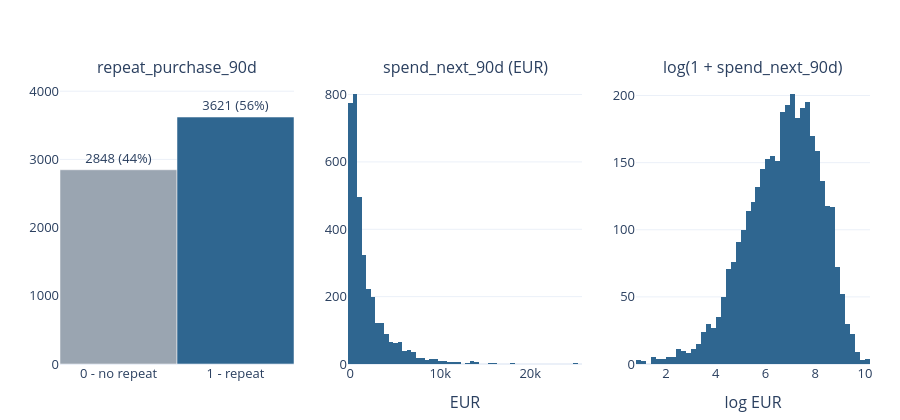

Source (notebook cell):
### Markdown cell above
## 2. The two targets

### Code cell
fig = make_subplots(rows=1, cols=3, subplot_titles=("repeat_purchase_90d", "spend_next_90d (EUR)",
                                                    "log(1 + spend_next_90d)"))
counts = df[TARGET].value_counts().sort_index()
fig.add_bar(x=["0 - no repeat", "1 - repeat"], y=counts.values, marker_color=[GREY, BLUE],
            text=[f"{v} ({v / len(df):.0%})" for v in counts.values], textposition="outside", row=1, col=1)

returned = df[df[TARGET] == 1]
fig.add_histogram(x=returned[SPEND].dropna(), nbinsx=60, marker_color=BLUE, row=1, col=2)
fig.add_histogram(x=np.log1p(returned[SPEND].dropna()), nbinsx=60, marker_color=BLUE, row=1, col=3)
fig.update_xaxes(title_text="EUR", row=1, col=2)
fig.update_xaxes(title_text="log EUR", row=1, col=3)
fig.update_yaxes(range=[0, counts.max() * 1.15], row=1, col=1)
fig.update_layout(showlegend=False, height=420)
fig.show()

print("Skewness raw:", round(returned[SPEND].skew(), 2), "| log:", round(np.log1p(returned[SPEND]).skew(), 2))
print("Spend present when target = 0:", df.loc[df[TARGET] == 0, SPEND].notna().sum())
print("Spend missing when target = 1:", returned[SPEND].isna().sum())

### Figure 1 — Plotly figure (JSON) as saved in the notebook; plotly's stock layout.template omitted (floating-point values rounded to 4 significant figures; data arrays with more than 128 entries replaced by an {"elided": "..."} marker saying what was removed)
{"data": [{"marker": {"color": ["#9aa5b1", "#2f6690"]}, "text": ["2848 (44%)", "3621 (56%)"], "textposition": "outside", "type": "bar", "x": ["0 - no repeat", "1 - repeat"], "xaxis": "x", "y": [2848, 3621], "yaxis": "y"}, {"marker": {"color": "#2f6690"}, "nbinsx": 60, "type": "histogram", "x": {"elided": "3601 float values"}, "xaxis": "x2", "yaxis": "y2"}, {"marker": {"color": "#2f6690"}, "nbinsx": 60, "type": "histogram", "x": {"elided": "3601 float values"}, "xaxis": "x3", "yaxis": "y3"}], "layout": {"annotations": [{"font": {"size": 16}, "showarrow": false, "text": "repeat_purchase_90d", "x": 0.1444, "xanchor": "center", "xref": "paper", "y": 1, "yanchor": "bottom", "yref": "paper"}, {"font": {"size": 16}, "showarrow": false, "text": "spend_next_90d (EUR)", "x": 0.5, "xanchor": "center", "xref": "paper", "y": 1, "yanchor": "bottom", "yref": "paper"}, {"font": {"size": 16}, "showarrow": false, "text": "log(1 + spend_next_90d)", "x": 0.8556, "xanchor": "center", "xref": "paper", "y": 1, "yanchor": "bottom", "yref": "paper"}], "height": 420, "showlegend": false, "xaxis": {"anchor": "y", "domain": [0, 0.2889]}, "xaxis2": {"anchor": "y2", "domain": [0.3556, 0.6444], "title": {"text": "EUR"}}, "xaxis3": {"anchor": "y3", "domain": [0.7111, 1], "title": {"text": "log EUR"}}, "yaxis": {"anchor": "x", "domain": [0, 1], "range": [0, 4164.0]}, "yaxis2": {"anchor": "x2", "domain": [0, 1]}, "yaxis3": {"anchor": "x3", "domain": [0, 1]}}}
